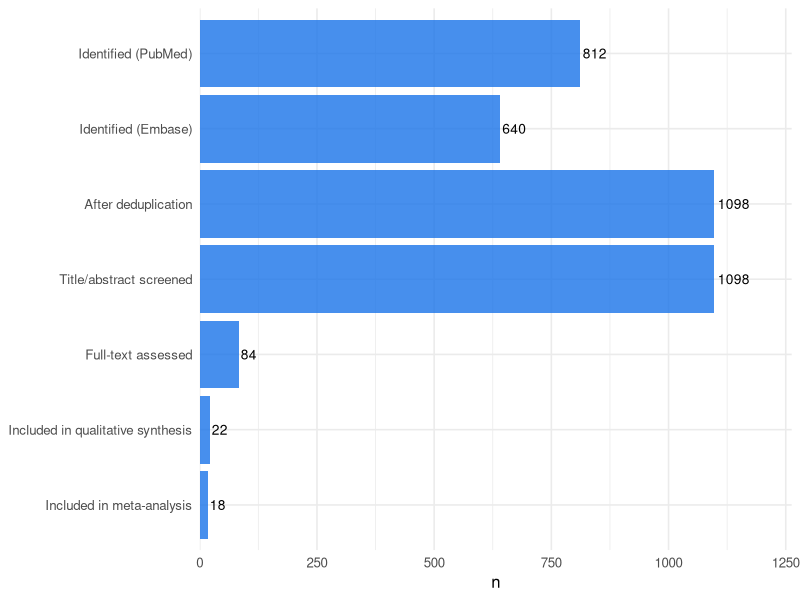

This chart was generated by the following R code:
## ---- chunk 1
#| label: setup
library(tidyverse)
set.seed(42)
theme_set(theme_minimal(base_size = 12))
## ---- chunk 2
prisma <- tibble(
  stage = c("Identified (PubMed)", "Identified (Embase)",
            "After deduplication",
            "Title/abstract screened", "Full-text assessed",
            "Included in qualitative synthesis",
            "Included in meta-analysis"),
  n = c(812, 640, 1098, 1098, 84, 22, 18)
)
prisma
## ---- chunk 3
#| fig-width: 6.5
#| fig-height: 4
prisma |>
  mutate(stage = factor(stage, levels = rev(stage))) |>
  ggplot(aes(n, stage)) +
  geom_col(fill = "#1a73e8", alpha = 0.8) +
  geom_text(aes(label = n), hjust = -0.1, size = 3.5) +
  scale_x_continuous(expand = expansion(mult = c(0, 0.15))) +
  labs(x = "n", y = NULL)
## ---- chunk 4
sessionInfo()
